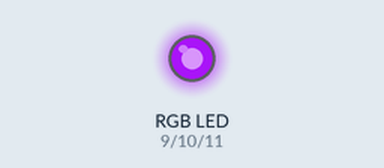
Recording of a sketch running on a simulated Arduino Uno, built with avr-gcc and run on an emulated ATmega328P. On the bench: an RGB LED mixed from three pins (HIGH = lit). Dim RGB values are drawn brighter than linear; random numbers use the default seed unless the sketch sets one.

Above: at 0.05 s.
At 5.06 s:
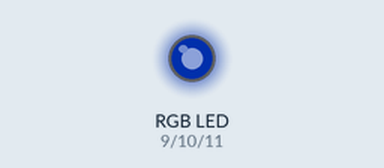
At 9.98 s:
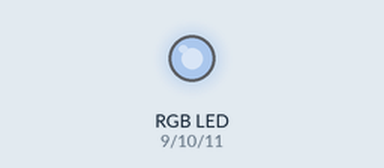
At 19.91 s:
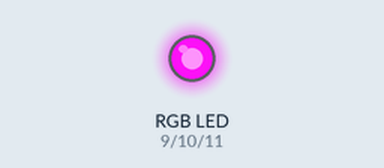
At 29.84 s:
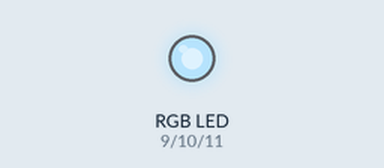
At 39.87 s:
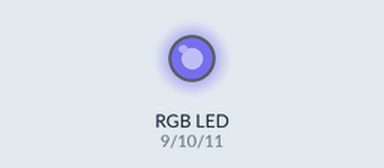
Timing chart, 0 to 40.0 s (numbered marks = the images above):
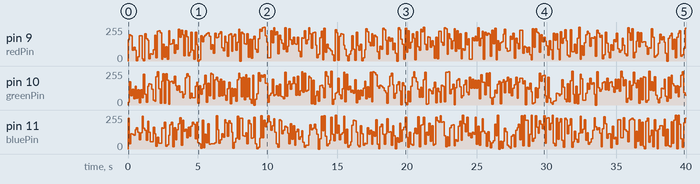

Measured:
- by itself, pin 9 (redPin): 0/255 → 158/255 at 0.00 s, → 197/255 0.10 s later, → 188/255 0.10 s later, → 80/255 0.10 s later, … (398 changes in this stretch)
- by itself, pin 10 (greenPin): 0/255 → 19/255 at 0.00 s, → 175/255 0.10 s later, → 68/255 0.10 s later, → 120/255 0.10 s later, … (398 changes in this stretch)

The sketch:

Arduino_RGB_LED.ino
```cpp
/*
  Author: Michael Gates
  Date: 9 November 2016
  Description: Flashes an RBG LED red, green, and blue respectively.
*/

int redPin = 9;
int greenPin = 10;
int bluePin = 11;

void setup()
{
  Serial.begin(9600);
}

void loop()
{
//  flashRGB(redPin, greenPin, bluePin, 255, 0, 0, 1000);
//  flashRGB(redPin, greenPin, bluePin, 0, 255, 0, 1000);
//  flashRGB(redPin, greenPin, bluePin, 0, 0, 255, 1000);

  flashRGB(redPin, greenPin, bluePin, random(0,255), random(0,255), random(0,255), 100);
}

void flashRGB(int pinR, int pinG, int pinB, int r, int g, int b, int myDelay)
{
  analogWrite(pinR,r);
  analogWrite(pinG,g);
  analogWrite(pinB,b);
  delay(myDelay);
}
```
